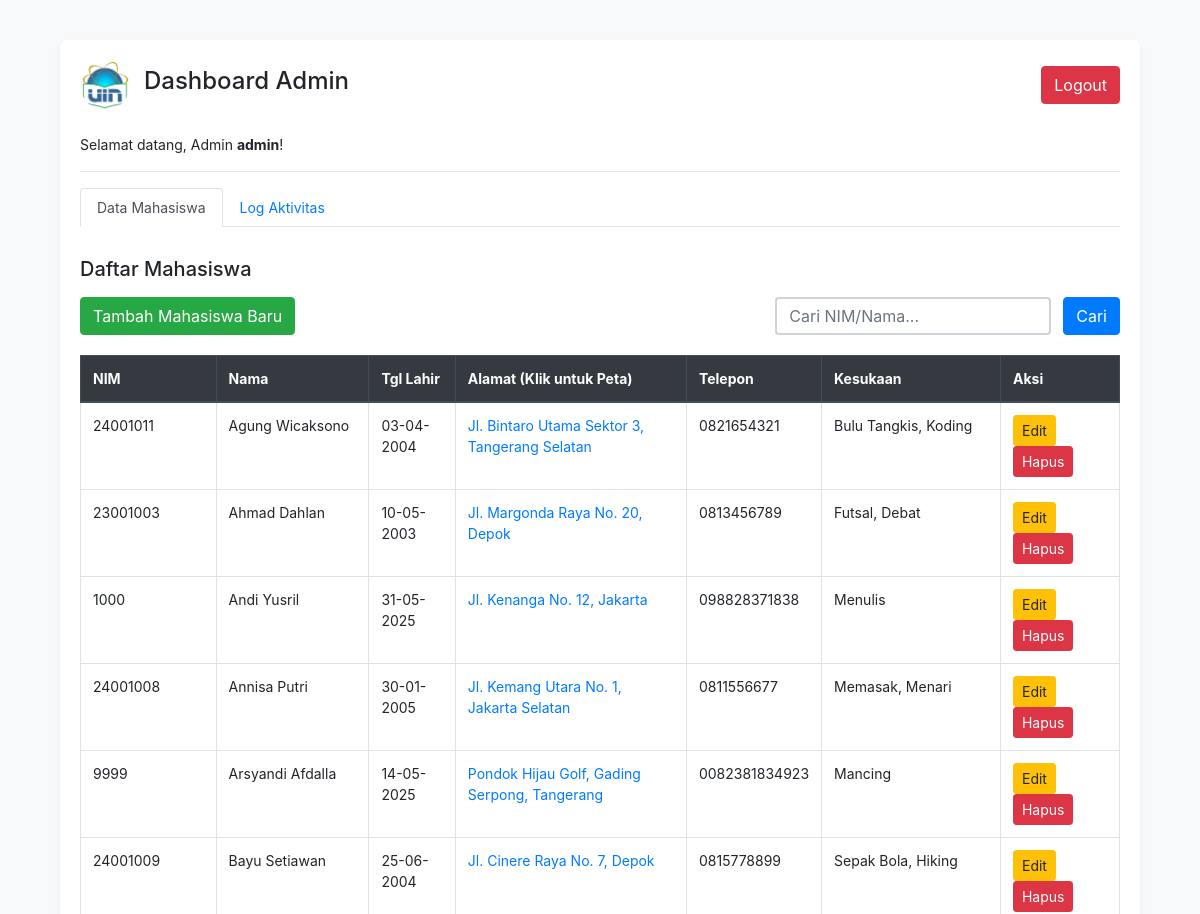
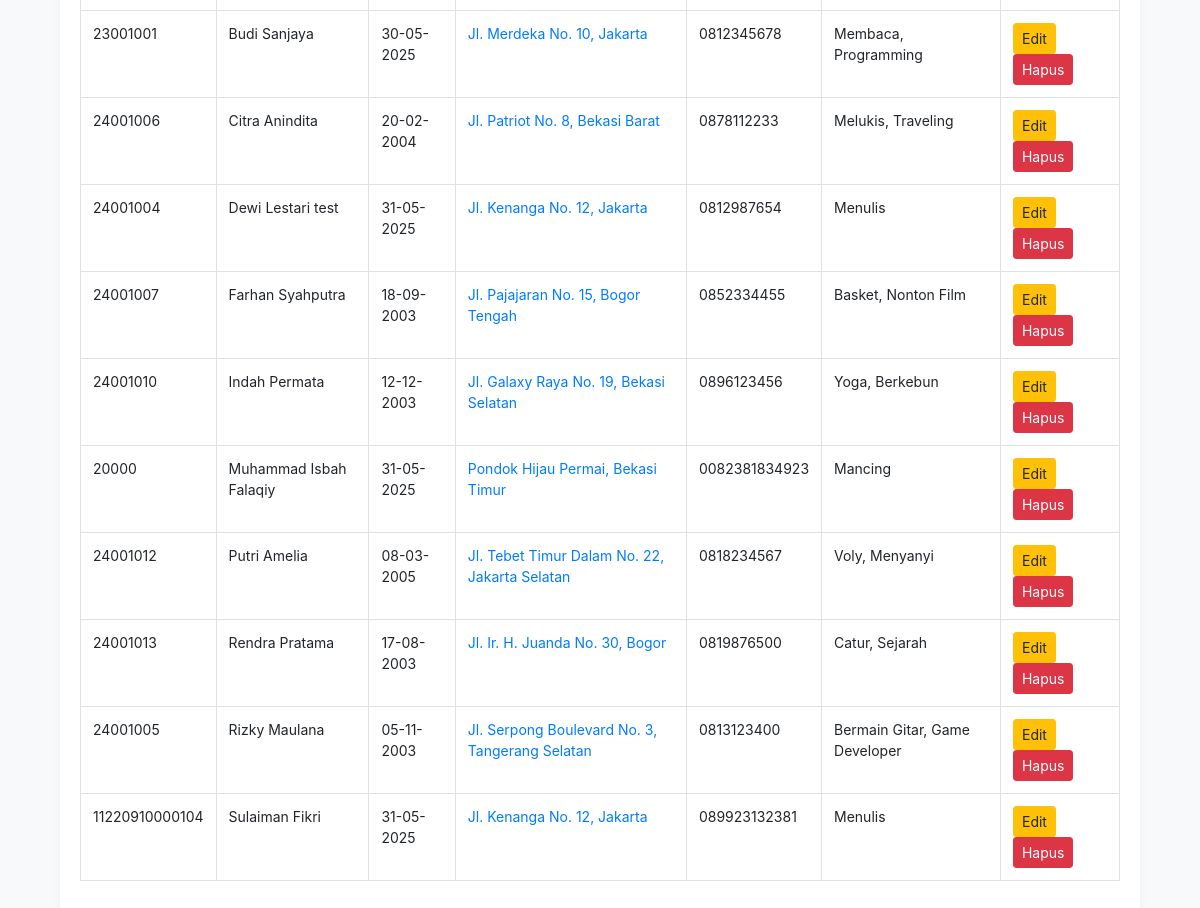
Page /php/dashboard_admin.php (signed in) on the committed database (2 pictures, top to bottom).
### tables this page shows
CREATE TABLE `tabel_mahasiswa` (
  `NIM` varchar(20) NOT NULL,
  `Nama` varchar(100) NOT NULL,
  `Tgl_Lahir` date NOT NULL,
  `Alamat` text,
  `Telpon` varchar(20) DEFAULT NULL,
  `Kesukaan` text
);

### php/dashboard_admin.php (the view, shortened to what this page needs)
<?php
require_once 'db_config.php';
$search_term = "";
$mahasiswa_list = [];
$error_message = "";
if (isset($_GET['search']) && !empty(trim($_GET['search']))) {
    $search_term = trim($_GET['search']);
    $search_param = "%" . $search_term . "%";
    $sql_mhs = "SELECT NIM, Nama, Tgl_Lahir, Alamat, Telpon, Kesukaan FROM tabel_mahasiswa
                WHERE NIM LIKE ? OR Nama LIKE ?
                ORDER BY Nama ASC";
    if($stmt_mhs_search = $conn->prepare($sql_mhs)){
        $stmt_mhs_search->bind_param("ss", $search_param, $search_param);
        if($stmt_mhs_search->execute()){
            $result_mhs = $stmt_mhs_search->get_result();
            if ($result_mhs->num_rows > 0) {
                while ($row_mhs = $result_mhs->fetch_assoc()) {
                    $mahasiswa_list[] = $row_mhs;
                }
            }
        } else {
            $error_message .= " Error pencarian mahasiswa: " . $stmt_mhs_search->error;
        }
        $stmt_mhs_search->close();
    } else {
        $error_message .= " Error persiapan query pencarian mhs: " . $conn->error;
    }
} else {
    $sql_mhs_all = "SELECT NIM, Nama, Tgl_Lahir, Alamat, Telpon, Kesukaan FROM tabel_mahasiswa ORDER BY Nama ASC";
    $result_mhs_all = $conn->query($sql_mhs_all);
    if ($result_mhs_all) {
        if ($result_mhs_all->num_rows > 0) {
            while ($row_mhs_all = $result_mhs_all->fetch_assoc()) {
                $mahasiswa_list[] = $row_mhs_all;
            }
        }
    } else {
        $error_message .= " Gagal mengambil data mahasiswa: " . $conn->error;
    }
}
?>
<!DOCTYPE html>
<html lang="id">
<head>
    <link rel="stylesheet" href="https://stackpath.bootstrapcdn.com/bootstrap/4.3.1/css/bootstrap.min.css">
    <link rel="stylesheet" type="text/css" href="../css/my-login.css">
</head>
<body class="my-login-page">
    <div class="container dashboard-container">
        <div class="d-flex justify-content-between align-items-center mb-4">
            <div>
                <img src="../img/logo1.jpg" alt="logo" style="width:50px; border-radius:50%; margin-right:10px;">
                <h4 class="card-title d-inline-block mb-0">Dashboard Admin</h4>
            </div>
            <a href="logout.php" class="btn btn-danger">Logout</a>
        </div>
        <p>Selamat datang, Admin <strong><?php echo htmlspecialchars($_SESSION["nim"]); ?></strong>!</p>
        <hr>
        <ul class="nav nav-tabs" id="adminTab" role="tablist">
            <li class="nav-item">
                <a class="nav-link active" id="mahasiswa-tab" data-toggle="tab" href="#dataMahasiswa" role="tab" aria-controls="dataMahasiswa" aria-selected="true">Data Mahasiswa</a>
            </li>
            <li class="nav-item">
                <a class="nav-link" id="log-tab" data-toggle="tab" href="#logAktivitas" role="tab" aria-controls="logAktivitas" aria-selected="false">Log Aktivitas</a>
            </li>
        </ul>
        <div class="tab-content" id="adminTabContent">
            <div class="tab-pane fade show active" id="dataMahasiswa" role="tabpanel" aria-labelledby="mahasiswa-tab">
                <h5>Daftar Mahasiswa</h5>
                <div class="mb-3 mt-3">
                    <a href="tambah_mahasiswa_form.php" class="btn btn-success">Tambah Mahasiswa Baru</a>
                    <form action="dashboard_admin.php" method="GET" class="form-inline float-right">
                        <input type="text" name="search" class="form-control mr-sm-2" placeholder="Cari NIM/Nama..." value="<?php echo htmlspecialchars($search_term); ?>">
                        <button type="submit" class="btn btn-primary">Cari</button>
                    </form>
                </div>
                <?php if (!empty($mahasiswa_list)): ?>
                    <div class="table-responsive">
                        <table class="table table-bordered table-hover">
                            <thead class="thead-dark">
                                <tr>
                                    <th>NIM</th>
                                    <th>Nama</th>
                                    <th>Tgl Lahir</th>
                                    <th>Alamat (Klik untuk Peta)</th>
                                    <th>Telepon</th>
                                    <th>Kesukaan</th>
                                    <th>Aksi</th>
                                </tr>
                            </thead>
                            <tbody>
                                <?php foreach ($mahasiswa_list as $mhs): ?>
                                <tr>
                                    <td><?php echo htmlspecialchars($mhs['NIM']); ?></td>
                                    <td><?php echo htmlspecialchars($mhs['Nama']); ?></td>
                                    <td><?php echo htmlspecialchars(date('d-m-Y', strtotime($mhs['Tgl_Lahir']))); ?></td>
                                    <td>
                                        <a href="../map/map.php?search_query=<?php echo urlencode($mhs['Alamat']); ?>&from=admin_dashboard" target="_blank" title="Cari '<?php echo htmlspecialchars($mhs['Alamat']); ?>' di Peta Kustom">
                                            <?php echo htmlspecialchars($mhs['Alamat']); ?>
                                        </a>
                                    </td>
                                    <td><?php echo htmlspecialchars($mhs['Telpon']); ?></td>
                                    <td><?php echo htmlspecialchars($mhs['Kesukaan']); ?></td>
                                    <td class="action-buttons">
                                        <a href="edit_mahasiswa_form.php?nim=<?php echo htmlspecialchars($mhs['NIM']); ?>" class="btn btn-sm btn-warning">Edit</a>
                                        <a href="proses_hapus_mahasiswa.php?nim=<?php echo htmlspecialchars($mhs['NIM']); ?>" class="btn btn-sm btn-danger" onclick="return confirm('Apakah Anda yakin ingin menghapus data mahasiswa ini?');">Hapus</a>
                                    </td>
                                </tr>
                                <?php endforeach; ?>
                            </tbody>
                        </table>
                    </div>
                <?php endif; ?>
            </div>
        </div>
        </div>
</body>
</html>

### css/my-login.css (style rules this page uses)
html,body { height: 100%; }
body.my-login-page { background-color: #f7f9fb; font-size: 14px; }
.my-login-page .form-control { border-width: 2.3px; }

### php/dashboard_admin.php (style rules this page uses)
body.my-login-page { padding-top: 20px; background-color: #f7f9fb; }
.container.dashboard-container { max-width: 90%; background-color: #fff; padding: 20px; border-radius: 8px; box-shadow: 0 4px 8px rgba(0,0,0,.05); margin-top: 20px; margin-bottom: 40px; }
.table-responsive { margin-top: 20px; }
.action-buttons a { margin-right: 5px; }
.form-inline { display: inline-block; }
.nav-tabs { margin-bottom: 20px; }
.tab-content { padding-top: 10px; }

### rows in the picture
tabel_mahasiswa: NIM "24001011", Nama "Agung Wicaksono", Tgl_Lahir "03-04-2004", Alamat "Jl. Bintaro Utama Sektor 3, Tangerang Selatan", Telpon "0821654321", Kesukaan "Bulu Tangkis, Koding"
tabel_mahasiswa: NIM "23001003", Nama "Ahmad Dahlan", Tgl_Lahir "10-05-2003", Alamat "Jl. Margonda Raya No. 20, Depok", Telpon "0813456789", Kesukaan "Futsal, Debat"
tabel_mahasiswa: NIM "1000", Nama "Andi Yusril", Tgl_Lahir "31-05-2025", Alamat "Jl. Kenanga No. 12, Jakarta", Telpon "098828371838", Kesukaan "Menulis"
tabel_mahasiswa: NIM "24001008", Nama "Annisa Putri", Tgl_Lahir "30-01-2005", Alamat "Jl. Kemang Utara No. 1, Jakarta Selatan", Telpon "0811556677", Kesukaan "Memasak, Menari"
tabel_mahasiswa: NIM "9999", Nama "Arsyandi Afdalla", Tgl_Lahir "14-05-2025", Alamat "Pondok Hijau Golf, Gading Serpong, Tangerang", Telpon "0082381834923", Kesukaan "Mancing"
tabel_mahasiswa: NIM "24001009", Nama "Bayu Setiawan", Tgl_Lahir "25-06-2004", Alamat "Jl. Cinere Raya No. 7, Depok", Telpon "0815778899", Kesukaan "Sepak Bola, Hiking"
tabel_mahasiswa: NIM "23001001", Nama "Budi Sanjaya", Tgl_Lahir "30-05-2025", Alamat "Jl. Merdeka No. 10, Jakarta", Telpon "0812345678", Kesukaan "Membaca, Programming"
tabel_mahasiswa: NIM "24001006", Nama "Citra Anindita", Tgl_Lahir "20-02-2004", Alamat "Jl. Patriot No. 8, Bekasi Barat", Telpon "0878112233", Kesukaan "Melukis, Traveling"
tabel_mahasiswa: NIM "24001004", Nama "Dewi Lestari test", Tgl_Lahir "31-05-2025", Alamat "Jl. Kenanga No. 12, Jakarta", Telpon "0812987654", Kesukaan "Menulis"
tabel_mahasiswa: NIM "24001007", Nama "Farhan Syahputra", Tgl_Lahir "18-09-2003", Alamat "Jl. Pajajaran No. 15, Bogor Tengah", Telpon "0852334455", Kesukaan "Basket, Nonton Film"
tabel_mahasiswa: NIM "24001010", Nama "Indah Permata", Tgl_Lahir "12-12-2003", Alamat "Jl. Galaxy Raya No. 19, Bekasi Selatan", Telpon "0896123456", Kesukaan "Yoga, Berkebun"
tabel_mahasiswa: NIM "20000", Nama "Muhammad Isbah Falaqiy", Tgl_Lahir "31-05-2025", Alamat "Pondok Hijau Permai, Bekasi Timur", Telpon "0082381834923", Kesukaan "Mancing"
tabel_mahasiswa: NIM "24001012", Nama "Putri Amelia", Tgl_Lahir "08-03-2005", Alamat "Jl. Tebet Timur Dalam No. 22, Jakarta Selatan", Telpon "0818234567", Kesukaan "Voly, Menyanyi"
tabel_mahasiswa: NIM "24001013", Nama "Rendra Pratama", Tgl_Lahir "17-08-2003", Alamat "Jl. Ir. H. Juanda No. 30, Bogor", Telpon "0819876500", Kesukaan "Catur, Sejarah"
tabel_mahasiswa: NIM "24001005", Nama "Rizky Maulana", Tgl_Lahir "05-11-2003", Alamat "Jl. Serpong Boulevard No. 3, Tangerang Selatan", Telpon "0813123400", Kesukaan "Bermain Gitar, Game Developer"
tabel_mahasiswa: NIM "11220910000104", Nama "Sulaiman Fikri", Tgl_Lahir "31-05-2025", Alamat "Jl. Kenanga No. 12, Jakarta", Telpon "089923132381", Kesukaan "Menulis"

### other values in the picture
$_SESSION["nim"] "admin"
